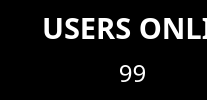
                  <widget class="QWidget" name="Chat_page">
                   <property name="styleSheet">
                    <string notr="true">background-color: black;
border: 0px;</string>
                   </property>
                   <layout class="QHBoxLayout" name="horizontalLayout_7">
                    <property name="spacing">
                     <number>7</number>
                    </property>
                    <property name="leftMargin">
                     <number>7</number>
                    </property>
                    <property name="topMargin">
                     <number>7</number>
                    </property>
                    <property name="rightMargin">
                     <number>0</number>
                    </property>
                    <property name="bottomMargin">
                     <number>0</number>
                    </property>
                    <item>
                     <widget class="QFrame" name="l">
                      <property name="minimumSize">
                       <size>
                        <width>200</width>
                        <height>0</height>
                       </size>
                      </property>
                      <property name="styleSheet">
                       <string notr="true">border: 0px;</string>
                      </property>
                      <property name="frameShape">
                       <enum>QFrame::StyledPanel</enum>
                      </property>
                      <property name="frameShadow">
                       <enum>QFrame::Raised</enum>
                      </property>
                      <widget class="QLabel" name="label_5">
                       <property name="geometry">
                        <rect>
                         <x>0</x>
                         <y>0</y>
                         <width>281</width>
                         <height>41</height>
                        </rect>
                       </property>
                       <property name="font">
                        <font>
                         <family>Segoe UI Black</family>
                         <pointsize>22</pointsize>
                         <weight>75</weight>
                         <bold>true</bold>
                        </font>
                       </property>
                       <property name="styleSheet">
                        <string notr="true">color: white;
background-color:transparent;
</string>
                       </property>
                       <property name="text">
                        <string>USERS ONLINE</string>
                       </property>
                       <property name="scaledContents">
                        <bool>false</bool>
                       </property>
                       <property name="alignment">
                        <set>Qt::AlignCenter</set>
                       </property>
                      </widget>
                      <widget class="QLabel" name="label_6">
                       <property name="geometry">
                        <rect>
                         <x>100</x>
                         <y>50</y>
                         <width>51</width>
                         <height>31</height>
                        </rect>
                       </property>
                       <property name="font">
                        <font>
                         <family>Rage Italic</family>
                         <pointsize>18</pointsize>
                        </font>
                       </property>
                       <property name="styleSheet">
                        <string notr="true">color: white;
background-color:transparent;
</string>
                       </property>
                       <property name="text">
                        <string>99</string>
                       </property>
                       <property name="alignment">
                        <set>Qt::AlignCenter</set>
                       </property>
                      </widget>
                      <widget class="QListWidget" name="listUsers">
                       <property name="geometry">
                        <rect>
                         <x>10</x>
                         <y>110</y>
                         <width>251</width>
                         <height>601</height>
                        </rect>
                       </property>
                       <property name="font">
                        <font>
                         <family>Segoe UI Light</family>
                         <pointsize>16</pointsize>
                        </font>
                       </property>
                       <property name="layoutDirection">
                        <enum>Qt::LeftToRight</enum>
                       </property>
                       <property name="styleSheet">
                        <string notr="true">border: 0px;
color: pink;
text-color: pink;</string>
                       </property>
                      </widget>
                      <widget class="QStackedWidget" name="stackedWidget_2">
                       <property name="geometry">
                        <rect>
                         <x>289</x>
                         <y>-10</y>
                         <width>781</width>
                         <height>721</height>
                        </rect>
                       </property>
                       <property name="minimumSize">
                        <size>
                         <width>700</width>
                         <height>0</height>
                        </size>
                       </property>
                       <property name="maximumSize">
                        <size>
                         <width>800</width>
                         <height>16777215</height>
                        </size>
                       </property>
                       <property name="contextMenuPolicy">
                        <enum>Qt::NoContextMenu</enum>
                       </property>
                      </widget>
                      <widget class="QLineEdit" name="lineEdit_2">
                       <property name="geometry">
                        <rect>
                         <x>280</x>
                         <y>70</y>
                         <width>2</width>
                         <height>501</height>
                        </rect>
                       </property>
                       <property name="maximumSize">
                        <size>
                         <width>2</width>
                         <height>16777215</height>
                        </size>
                       </property>
                       <property name="styleSheet">
                        <string notr="true">border: 2px solid pink;</string>
                       </property>
                      </widget>
                     </widget>
                    </item>
                   </layout>
                  </widget>
